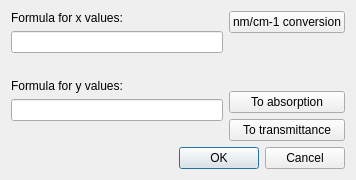
<?xml version="1.0" encoding="UTF-8"?>
<ui version="4.0">
 <class>spectrumCalculatorDialog</class>
 <widget class="QDialog" name="spectrumCalculatorDialog">
  <property name="geometry">
   <rect>
    <x>0</x>
    <y>0</y>
    <width>356</width>
    <height>167</height>
   </rect>
  </property>
  <property name="windowTitle">
   <string>Dialog</string>
  </property>
  <layout class="QVBoxLayout" name="verticalLayout_3">
   <item>
    <layout class="QHBoxLayout" name="horizontalLayout">
     <item>
      <layout class="QVBoxLayout" name="verticalLayout">
       <item>
        <widget class="QLabel" name="formulaXLabel">
         <property name="text">
          <string>Formula for x values:</string>
         </property>
         <property name="buddy">
          <cstring>formulaX</cstring>
         </property>
        </widget>
       </item>
       <item>
        <widget class="QLineEdit" name="formulaX"/>
       </item>
       <item>
        <widget class="QLabel" name="errorsX">
         <property name="text">
          <string/>
         </property>
        </widget>
       </item>
       <item>
        <widget class="QLabel" name="formulaYLabel">
         <property name="text">
          <string>Formula for y values:</string>
         </property>
         <property name="buddy">
          <cstring>formulaY</cstring>
         </property>
        </widget>
       </item>
       <item>
        <widget class="QLineEdit" name="formulaY"/>
       </item>
       <item>
        <widget class="QLabel" name="errorsY">
         <property name="text">
          <string/>
         </property>
        </widget>
       </item>
      </layout>
     </item>
     <item>
      <layout class="QVBoxLayout" name="verticalLayout_2">
       <item>
        <widget class="QPushButton" name="toNm">
         <property name="text">
          <string>nm/cm-1 conversion</string>
         </property>
        </widget>
       </item>
       <item>
        <spacer name="verticalSpacer">
         <property name="orientation">
          <enum>Qt::Vertical</enum>
         </property>
         <property name="sizeHint" stdset="0">
          <size>
           <width>20</width>
           <height>40</height>
          </size>
         </property>
        </spacer>
       </item>
       <item>
        <widget class="QPushButton" name="toAbsorption">
         <property name="text">
          <string>To absorption</string>
         </property>
        </widget>
       </item>
       <item>
        <widget class="QPushButton" name="toTransmittance">
         <property name="text">
          <string>To transmittance</string>
         </property>
        </widget>
       </item>
      </layout>
     </item>
    </layout>
   </item>
   <item>
    <widget class="QDialogButtonBox" name="buttonBox">
     <property name="orientation">
      <enum>Qt::Horizontal</enum>
     </property>
     <property name="standardButtons">
      <set>QDialogButtonBox::Cancel|QDialogButtonBox::Ok</set>
     </property>
    </widget>
   </item>
  </layout>
 </widget>
 <tabstops>
  <tabstop>formulaX</tabstop>
  <tabstop>toNm</tabstop>
  <tabstop>formulaY</tabstop>
  <tabstop>toAbsorption</tabstop>
  <tabstop>toTransmittance</tabstop>
  <tabstop>buttonBox</tabstop>
 </tabstops>
 <resources/>
 <connections>
  <connection>
   <sender>buttonBox</sender>
   <signal>accepted()</signal>
   <receiver>spectrumCalculatorDialog</receiver>
   <slot>accept()</slot>
   <hints>
    <hint type="sourcelabel">
     <x>222</x>
     <y>152</y>
    </hint>
    <hint type="destinationlabel">
     <x>157</x>
     <y>166</y>
    </hint>
   </hints>
  </connection>
  <connection>
   <sender>buttonBox</sender>
   <signal>rejected()</signal>
   <receiver>spectrumCalculatorDialog</receiver>
   <slot>reject()</slot>
   <hints>
    <hint type="sourcelabel">
     <x>290</x>
     <y>158</y>
    </hint>
    <hint type="destinationlabel">
     <x>286</x>
     <y>166</y>
    </hint>
   </hints>
  </connection>
 </connections>
</ui>
